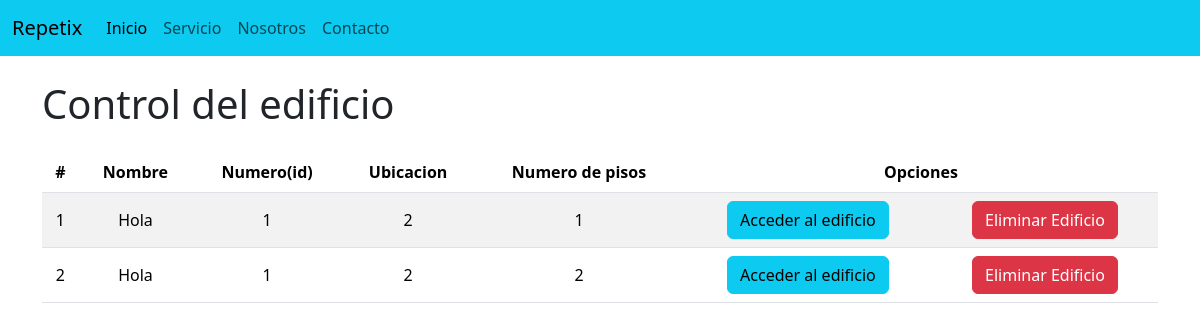
/AccederEdificio/, run on an earlier commit of the app's database.
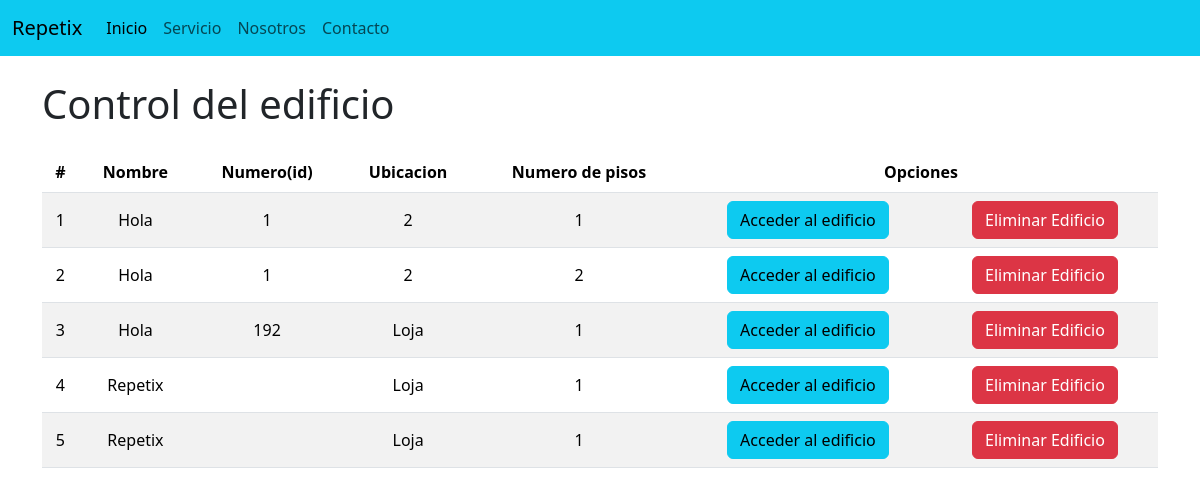
And on a later commit of the database.
### Repetix/models.py (models this page shows, shortened)
class Edificio(models.Model):
    nombre = models.CharField(max_length=100)
    codigo = models.CharField(max_length=20, unique=True)
    ubicacion = models.CharField(max_length=100)
    numero_pisos = models.FloatField()

### Repetix/views.py (the view)
# urls.py: path('AccederEdificio/', views.accederEdificio, name='AccederEdificio'),
def accederEdificio(request):
    edificio = Edificio.objects.all()
    pisos = Piso.objects.all()
    return render(request, 'AccederEdificio.html', {
        'edificios': edificio,
        'pisos': pisos,
    })

### Repetix/Templates/AccederEdificio.html (shortened to what this page needs)
{% extends './base.html' %}
{% block body %}
<div class="table-responsive">
  <h1>Control del edificio</h1>
  <div class="table-responsive py-3">
    <table class="table table-striped">
      <thead>
        <tr>
          <th>#</th>
          <th>Nombre</th>
          <th>Numero(id)</th>
          <th>Ubicacion</th>
          <th>Numero de pisos</th>
          <th colspan="2">Opciones</th>
        </tr>
      </thead>
      <tbody>
        {% for edificio in edificios %}
          <tr>
            <td>{{ forloop.counter }}</td>
            <td>{{ edificio.nombre }}</td>
            <td>{{ edificio.codigo }}</td>
            <td>{{ edificio.ubicacion }}</td>
            <td>{{ edificio.numero_pisos }}</td>
            <td>
              <a href="/control/{{ edificio.codigo }}" class="btn btn-info">Acceder al edificio</a>
            </td>
            <td>
              <a href="/EliminarEdificio/{{ edificio.codigo }}" class="btn btn-danger btnEliminacion">Eliminar Edificio</a>
            </td>
          </tr>
        {% endfor %}
      </tbody>
    </table>
  </div>
</div>
{% endblock %}

What changed in the data, as far as the page shows it:
added Edificio: nombre "Hola", codigo "192", ubicacion "Loja", numero_pisos "1"
added Edificio: nombre "Repetix", ubicacion "Loja", numero_pisos "1"
added Edificio: nombre "Repetix", ubicacion "Loja", numero_pisos "1"
